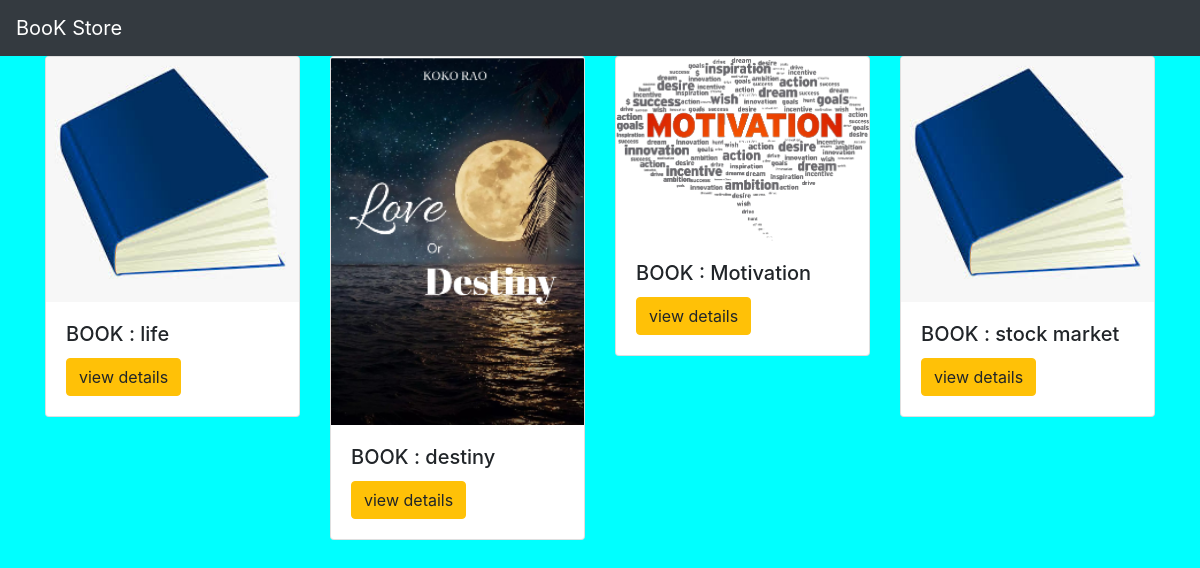
Before: /index/ with the older database file.
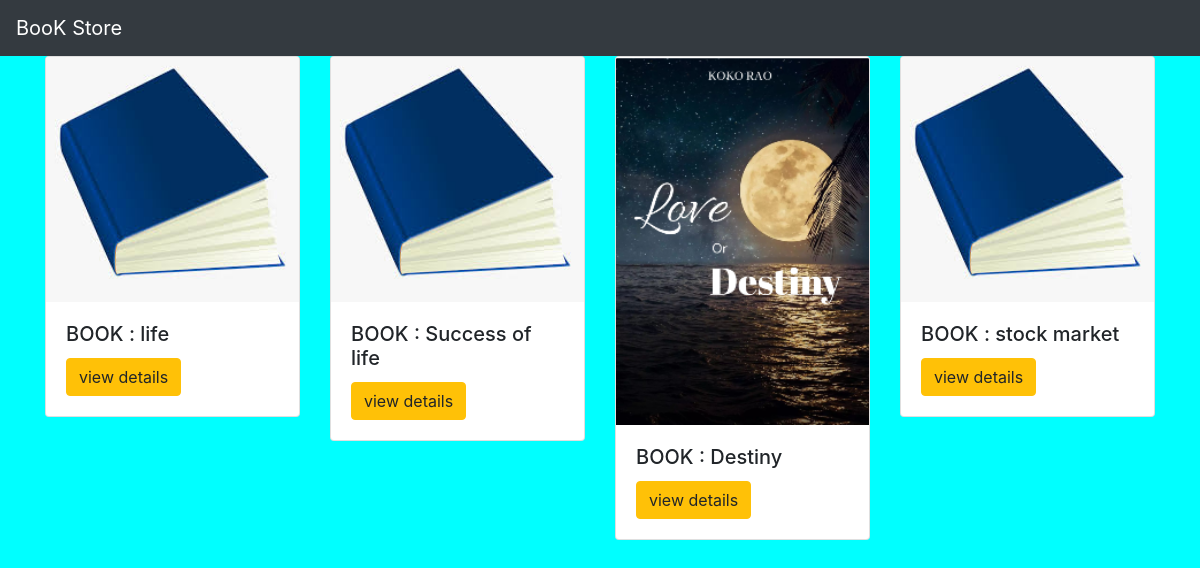
After: the same page with the newer database file.
### bookapp/models.py (models this page shows, shortened)
class Book(models.Model):
    name = models.CharField(max_length=100)
    author = models.CharField(max_length=100)
    price = models.IntegerField()
    book_image = models.ImageField(default='default.img',upload_to='book_images/')

### bookapp/views.py (the view)
# urls.py: path('index/',views.index,name='index'),
def index(request):
    book_list = Book.objects.all()
    context = {
        'book_list':book_list
    }
    return render(request,'bookapp/index.html',context)

### bookapp/templates/bookapp/index.html
{% extends 'bookapp/base.html' %}
{% block body %}
<div class="container">
    <div class="row">
        {% for book in book_list %}
        <div class="col-md-3">
            <div class="card">
                <img src="{{book.book_image.url}}" class="card-img-top" alt="">
                <div class="card-body">
                    <h5 class="card-title">BOOK : {{book.name}}</h5>
                    <a class="btn btn-warning" href="{% url 'bookapp:detail' book.id %}">view details</a>
                </div>
            </div>
        </div>
        {% endfor %}
    </div>
</div>
{% endblock %}

### bookapp/templates/bookapp/base.html (shortened to what this page needs)
{% load static %}
<!DOCTYPE html>
<html lang="en">
<head>
    <link rel="stylesheet" href="https://maxcdn.bootstrapcdn.com/bootstrap/4.0.0/css/bootstrap.min.css">
    <link rel="stylesheet" href="{% static 'bookapp/style.css' %}">
</head>
<body>
     <nav class="navbar navbar-dark bg-dark">
        <a class="navbar-brand" href="#">
         BooK Store
        </a>
      </nav>
      {% block body %}
      {% endblock %}
</body>
</html>

### bookapp/static/bookapp/style.css (style rules this page uses)
body { background-color:aqua; }

Changed rows visible on the page:
removed Book: book_image (picture), name "destiny"
removed Book: book_image (picture), name "Motivation"
added Book: book_image (picture), name "Success of life"
added Book: book_image (picture), name "Destiny"
